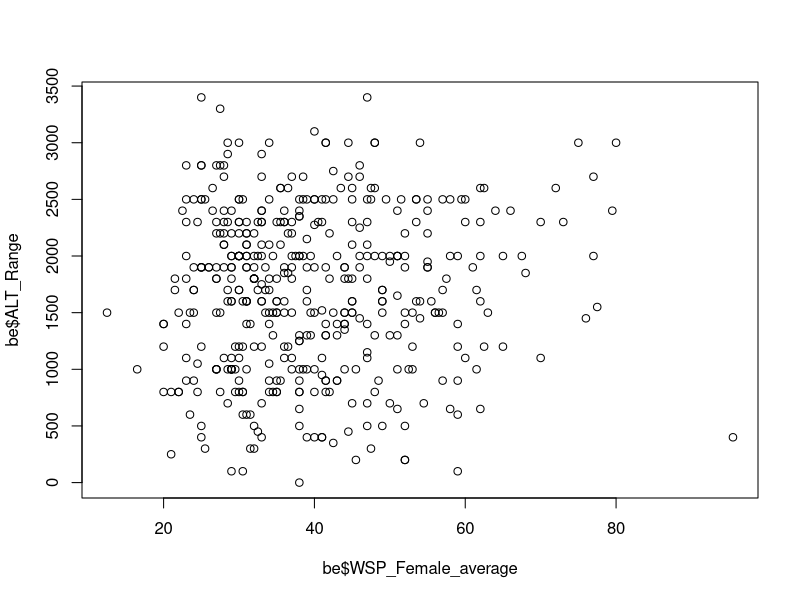
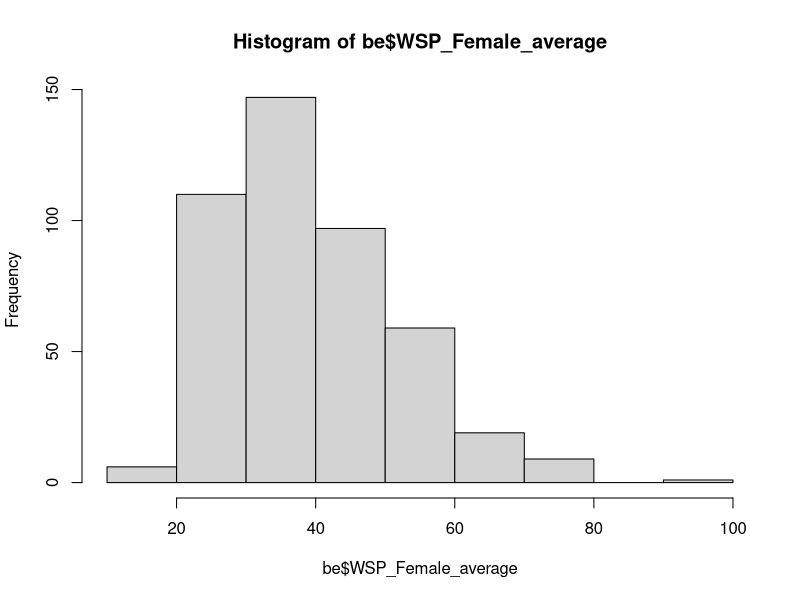

R code for these plots, in order:
## ---- chunk 1
setwd("/home/of22haqi/Documents/TEACHING/MEE-WS25-26/")
## ---- chunk 2
# The table contains headers, and the fields are separated by commas
be <-  read.table("data/butterfly_ecology.csv", header = TRUE, sep = ",")

# Let's have a glimpse at the data 
head(be)
## ---- chunk 3
save.image("myenv.Rdata")
## ---- chunk 4
mean(be$range.size, na.rm = TRUE)
## ---- chunk 5
mean2 <- function(x){
  x <- na.omit(x)
  sum(x) / length(x) 
}

mean2(be$range.size)
## ---- chunk 6
for(i in 1:10) # how often is the loop repeated
{
   print(i)    # what is to be done each iteration
}

j<-0
for(i in 1:5)
{
   j<-i+j
   print(j)
}
## ---- chunk 7
plot(be$WSP_Female_average, be$ALT_Range)
## ---- chunk 8
hist(be$WSP_Female_average)
